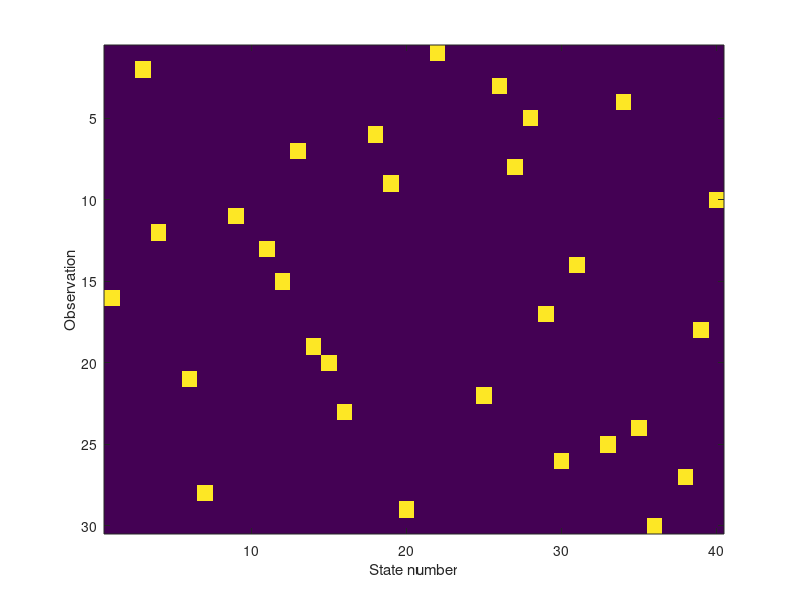

Here is the MATLAB script that generated this plot: (Note: this script raises an error after producing the figure.)
%  Code to calculate the snapshots and Cholesky decomposition matrix of the
%  snapshots form the model Lorenz96
%  Andrés Yarce Botero 6/03/2020

clear all
close all
clc

%%  Input paramater configurations

Tsim=500;        % Simulation time
dt=0.001;         % Step length
m=30;            % Number of observations
n=40;            % State number
F=8;             % Forcing factor model
sigma=1e-2;
R=sigma^2*eye(m);       % Observation Covariance matrix 
H = eye(n,n);           % Observation operator matrix
H = H(randperm(n,m),:);
imagesc(H)    %plot measurenment states to know which states are being observed
xlabel('State number');
ylabel('Observation');

%===Generate real state===
x0=5*rand(n,1);
[Xreal]=Lorenz_96(Tsim,dt,x0,F);            % Create vector true


%==Number of Ensembles==
N=100;                    % Number of ensembles
Xb=zeros(n,N,Tsim);       % Background ensemble initialization
Xb(:,:,1)=1*rand(n,N);    
Xa=Xb;
meanXB=zeros(n,Tsim);      % Matrix to put the mean of the background ensemble


for i=1:Tsim-1
    i
    %===== Forecast Step=====
    for en=1:N
        [Xb(:,en,i+1)]=Lorenz_96_one_step(1,dt,squeeze(Xa(:,en,i)),F);
     end 
%     meanxb=mean(Xb(:,:,i),2);
% %     meanXB(:,i)=meanxb;
%     L=Xb(:,:,i)-meanxb;     % Deviation matrix
%     P0=((1/N-1)*(L*L'));    % Background Covariance
%     B=P0; 
%    % ===== Analysis Step=====
%     K=B*H'*pinv(H*B*H'+R);
%    for en=1:N        
%        C(:,i)= Y(:,i)+sigma*normrnd(0,sqrt(1),[1,m])';  % Atempt testing other normal noise generator
%     
%        %C(:,i)= Y(:,i+1)+sigma*randn(m,0.1);
%         Xa(:,en,i+1)=Xb(:,en,i+1)+K*(C(:,i)-H*Xb(:,en,i+1));
%     end
%     meanxa_EnKF(:,i+1)=mean(Xa(:,:,i+1),2);
end